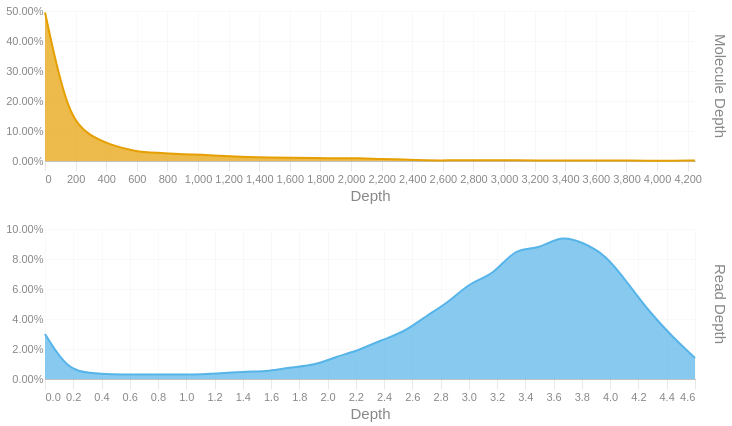

Notebook source saved alongside this figure:
### Code cell
readdep = depth_hist(tb['Read Depth'], q99, 3)
readdep = readdep.with_columns(pl.lit('Read Depth').alias('Metric'))
if not SKIPLR:
    moldep = depth_hist(tb['Molecule Depth'], mol_q99, 1)
    moldep = moldep.with_columns(pl.lit('Molecule Depth').alias('Metric'))
    _hist = pl.concat([readdep, moldep])
    _hist = _hist.filter(pl.col('Proportion') != 0)
    with SafeRender(_hist):
        (
            alt.Chart(_hist)        
            .mark_area(interpolate = "basis")
            .encode(
                x=alt.X('Bin:Q').scale(domainMin=0).axis(alt.Axis(title='Depth')),
                y = alt.Y('Proportion:Q', title = None).axis(format = '.2%'),
                color = alt.Color('Metric:N').legend(None),
                row = alt.Row("Metric:N").header(title = None, labelOrient = 'right'),
                tooltip = [
                    alt.Tooltip("Metric:N", title = "Metric"),
                    alt.Tooltip('Interval:N', title = "Depth Interval"),
                    alt.Tooltip('Proportion:Q', title = "% Alignments").format('.2%')
                ]
            )
            .resolve_scale(x='independent', y='independent')
            .properties(
                height = 150, width = 650,
                usermeta={'embedOptions': {'downloadFileName': f'{samplename}.depth.hist'}}
            )
        ).display()
else:
    readdep = readdep.filter(pl.col('Proportion') != 0)
    with SafeRender(readdep):
        (
            alt.Chart(readdep)        
            .mark_area(interpolate = "basis")
            .encode(
                x=alt.X('Bin:Q').scale(domainMin=0).axis(alt.Axis(title='Depth')),
                y = alt.Y('Proportion:Q', title = None).axis(format = '.2%'),
                tooltip = [
                    alt.Tooltip('Interval:N', title = "Depth Interval"),
                    alt.Tooltip('Proportion:Q', title = "% Alignments").format('.2%')
                ]
            )
            .properties(
                usermeta={'embedOptions': {'downloadFileName': f'{samplename}.depth.hist'}}
            )
        ).display()

### Figure 1 — Vega-Lite specification as saved in the notebook (floating-point values rounded to 4 significant figures)
{"width": 650, "height": 150, "config": {"title": {"anchor": "start", "dy": -15, "fontSize": 18, "color": "#888888", "subtitleColor": "#888888", "subtitleFontSize": 14}, "arc": {"fill": "#0072B2"}, "axis": {"domainColor": "#888888", "domainWidth": 0.5, "gridWidth": 0.2, "grid": false, "titleFontWeight": 400, "titleFontSize": 15, "labelFontSize": 11, "labelColor": "#888888", "tickColor": "#888888", "tickWidth": 0.2, "titleColor": "#888888"}, "axisBand": {"grid": false}, "axisX": {"grid": true, "tickSize": 10, "domainCap": "round"}, "axisY": {"domain": false, "grid": true, "tickSize": 0, "domainCap": "round"}, "background": "transparent", "header": {"labelFontSize": 15, "labelColor": "#888888", "titleFontSize": 15, "titleFontWeight": 600, "titleColor": "#888888"}, "legend": {"labelFont": "sans-serif", "labelFontSize": 12, "labelColor": "#888888", "symbolSize": 100, "symbolType": "circle", "titleFontSize": 12, "titlePadding": 10, "titleColor": "#888888", "title": null}, "range": {"category": ["#E69F00", "#56B4E9", "#009E73", "#F0E442", "#0072B2", "#D55E00", "#CC79A7", "#000000"], "diverging": ["#cfe8f3", "#a2d4ec", "#73bfe2", "#46abdb", "#1696d2", "#12719e"]}, "area": {"fill": "#0072B2", "fillOpacity": 0.7, "line": true, "strokeOpacity": 0.7}, "line": {"color": "#0072B2", "stroke": "#0072B2", "strokeWidth": 2}, "trail": {"color": "#0072B2", "stroke": "#0072B2", "strokeWidth": 0, "size": 1}, "point": {"filled": true, "fillOpacity": 1.0, "size": 95}, "text": {"color": "#888888", "fontSize": 11, "align": "right", "fontWeight": 400, "size": 11}, "bar": {"fill": "#0072B2", "stroke": null}, "view": {"stroke": null, "continuousWidth": 660, "continuousHeight": 400}}, "data": {"name": "data-22491e2b06b3333d5ae31a14d267e679"}, "mark": {"type": "area", "interpolate": "basis"}, "encoding": {"color": {"field": "Metric", "legend": null, "type": "nominal"}, "row": {"field": "Metric", "header": {"title": null, "labelOrient": "right"}, "type": "nominal"}, "tooltip": [{"field": "Metric", "title": "Metric", "type": "nominal"}, {"field": "Interval", "title": "Depth Interval", "type": "nominal"}, {"field": "Proportion", "format": ".2%", "title": "% Alignments", "type": "quantitative"}], "x": {"axis": {"title": "Depth"}, "field": "Bin", "scale": {"domainMin": 0}, "type": "quantitative"}, "y": {"axis": {"format": ".2%"}, "field": "Proportion", "title": null, "type": "quantitative"}}, "resolve": {"scale": {"x": "independent", "y": "independent"}}, "usermeta": {"embedOptions": {"downloadFileName": "S6_LaHave_3613.depth.hist"}}, "$schema": "https://vega.github.io/schema/vega-lite/v6.1.0.json", "datasets": {"data-22491e2b06b3333d5ae31a14d267e679": [{"Bin": 0.0, "Interval": "0.0-0.159", "Proportion": 0.03, "Metric": "Read Depth"}, {"Bin": 0.159, "Interval": "0.159-0.317", "Proportion": 0.006, "Metric": "Read Depth"}, {"Bin": 0.317, "Interval": "0.317-0.476", "Proportion": 0.004, "Metric": "Read Depth"}, {"Bin": 0.476, "Interval": "0.476-0.635", "Proportion": 0.003, "Metric": "Read Depth"}, {"Bin": 0.635, "Interval": "0.635-0.793", "Proportion": 0.003, "Metric": "Read Depth"}, {"Bin": 0.793, "Interval": "0.793-0.952", "Proportion": 0.003, "Metric": "Read Depth"}, {"Bin": 0.952, "Interval": "0.952-1.111", "Proportion": 0.003, "Metric": "Read Depth"}, {"Bin": 1.111, "Interval": "1.111-1.269", "Proportion": 0.003, "Metric": "Read Depth"}, {"Bin": 1.269, "Interval": "1.269-1.428", "Proportion": 0.004, "Metric": "Read Depth"}, {"Bin": 1.428, "Interval": "1.428-1.587", "Proportion": 0.005, "Metric": "Read Depth"}, {"Bin": 1.587, "Interval": "1.587-1.745", "Proportion": 0.005, "Metric": "Read Depth"}, {"Bin": 1.745, "Interval": "1.745-1.904", "Proportion": 0.008, "Metric": "Read Depth"}, {"Bin": 1.904, "Interval": "1.904-2.063", "Proportion": 0.009, "Metric": "Read Depth"}, {"Bin": 2.063, "Interval": "2.063-2.221", "Proportion": 0.015, "Metric": "Read Depth"}, {"Bin": 2.221, "Interval": "2.221-2.38", "Proportion": 0.019, "Metric": "Read Depth"}, {"Bin": 2.38, "Interval": "2.38-2.539", "Proportion": 0.026, "Metric": "Read Depth"}, {"Bin": 2.539, "Interval": "2.539-2.697", "Proportion": 0.031, "Metric": "Read Depth"}, {"Bin": 2.697, "Interval": "2.697-2.856", "Proportion": 0.042, "Metric": "Read Depth"}, {"Bin": 2.856, "Interval": "2.856-3.015", "Proportion": 0.051, "Metric": "Read Depth"}, {"Bin": 3.015, "Interval": "3.015-3.173", "Proportion": 0.065, "Metric": "Read Depth"}, {"Bin": 3.173, "Interval": "3.173-3.332", "Proportion": 0.069, "Metric": "Read Depth"}, {"Bin": 3.332, "Interval": "3.332-3.491", "Proportion": 0.088, "Metric": "Read Depth"}, {"Bin": 3.491, "Interval": "3.491-3.649", "Proportion": 0.086, "Metric": "Read Depth"}, {"Bin": 3.649, "Interval": "3.649-3.808", "Proportion": 0.096, "Metric": "Read Depth"}, {"Bin": 3.808, "Interval": "3.808-3.967", "Proportion": 0.091, "Metric": "Read Depth"}, {"Bin": 3.967, "Interval": "3.967-4.125", "Proportion": 0.083, "Metric": "Read Depth"}, {"Bin": 4.125, "Interval": "4.125-4.284", "Proportion": 0.064, "Metric": "Read Depth"}, {"Bin": 4.284, "Interval": "4.284-4.443", "Proportion": 0.044, "Metric": "Read Depth"}, {"Bin": 4.443, "Interval": "4.443-4.601", "Proportion": 0.028, "Metric": "Read Depth"}, {"Bin": 4.601, "Interval": "4.601-4.76", "Proportion": 0.014, "Metric": "Read Depth"}, {"Bin": 0.0, "Interval": "0.0-146.5", "Proportion": 0.495, "Metric": "Molecule Depth"}, {"Bin": 146.5, "Interval": "146.5-292.9", "Proportion": 0.149, "Metric": "Molecule Depth"}, {"Bin": 292.9, "Interval": "292.9-439.4", "Proportion": 0.083, "Metric": "Molecule Depth"}, {"Bin": 439.4, "Interval": "439.4-585.9", "Proportion": 0.052, "Metric": "Molecule Depth"}, {"Bin": 585.9, "Interval": "585.9-732.4", "Proportion": 0.032, "Metric": "Molecule Depth"}, {"Bin": 732.4, "Interval": "732.4-878.8", "Proportion": 0.027, "Metric": "Molecule Depth"}, {"Bin": 878.8, "Interval": "878.8-1025.3", "Proportion": 0.023, "Metric": "Molecule Depth"}, {"Bin": 1025.0, "Interval": "1025.3-1171.8", "Proportion": 0.021, "Metric": "Molecule Depth"}, {"Bin": 1172.0, "Interval": "1171.8-1318.2", "Proportion": 0.016, "Metric": "Molecule Depth"}, {"Bin": 1318.0, "Interval": "1318.2-1464.7", "Proportion": 0.013, "Metric": "Molecule Depth"}, {"Bin": 1465.0, "Interval": "1464.7-1611.2", "Proportion": 0.012, "Metric": "Molecule Depth"}, {"Bin": 1611.0, "Interval": "1611.2-1757.7", "Proportion": 0.011, "Metric": "Molecule Depth"}, {"Bin": 1758.0, "Interval": "1757.7-1904.1", "Proportion": 0.01, "Metric": "Molecule Depth"}, {"Bin": 1904.0, "Interval": "1904.1-2050.6", "Proportion": 0.009, "Metric": "Molecule Depth"}, {"Bin": 2051.0, "Interval": "2050.6-2197.1", "Proportion": 0.01, "Metric": "Molecule Depth"}, {"Bin": 2197.0, "Interval": "2197.1-2343.5", "Proportion": 0.006, "Metric": "Molecule Depth"}, {"Bin": 2344.0, "Interval": "2343.5-2490.0", "Proportion": 0.005, "Metric": "Molecule Depth"}, {"Bin": 2490.0, "Interval": "2490.0-2636.5", "Proportion": 0.002, "Metric": "Molecule Depth"}, {"Bin": 2636.0, "Interval": "2636.5-2782.9", "Proportion": 0.002, "Metric": "Molecule Depth"}, {"Bin": 2783.0, "Interval": "2782.9-2929.4", "Proportion": 0.003, "Metric": "Molecule Depth"}, {"Bin": 2929.0, "Interval": "2929.4-3075.9", "Proportion": 0.003, "Metric": "Molecule Depth"}, {"Bin": 3076.0, "Interval": "3075.9-3222.4", "Proportion": 0.002, "Metric": "Molecule Depth"}, {"Bin": 3222.0, "Interval": "3222.4-3368.8", "Proportion": 0.002, "Metric": "Molecule Depth"}, {"Bin": 3369.0, "Interval": "3368.8-3515.3", "Proportion": 0.002, "Metric": "Molecule Depth"}, {"Bin": 3515.0, "Interval": "3515.3-3661.8", "Proportion": 0.002, "Metric": "Molecule Depth"}, {"Bin": 3662.0, "Interval": "3661.8-3808.2", "Proportion": 0.002, "Metric": "Molecule Depth"}, {"Bin": 3808.0, "Interval": "3808.2-3954.7", "Proportion": 0.002, "Metric": "Molecule Depth"}, {"Bin": 3955.0, "Interval": "3954.7-4101.2", "Proportion": 0.001, "Metric": "Molecule Depth"}, {"Bin": 4101.0, "Interval": "4101.2-4247.7", "Proportion": 0.001, "Metric": "Molecule Depth"}, {"Bin": 4248.0, "Interval": "4247.7-4394.13", "Proportion": 0.002, "Metric": "Molecule Depth"}]}}
